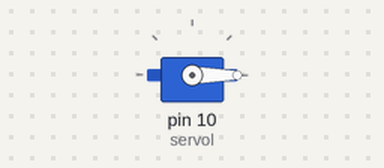
Simulated run of this sketch. Board: Arduino Uno, built with avr-gcc and run on an emulated ATmega328P. Shown: servo.

Above: at 0.05 s.
At 4.25 s:
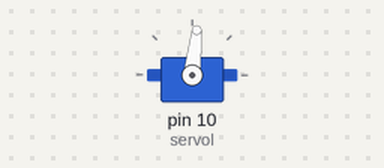
At 8.55 s:
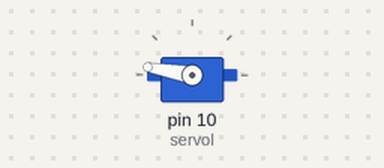
At 17.05 s:
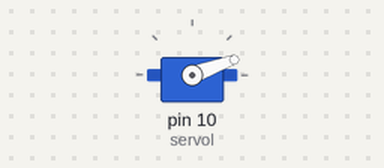
Timing chart, 0 to 23.5 s (numbered marks = the images above):
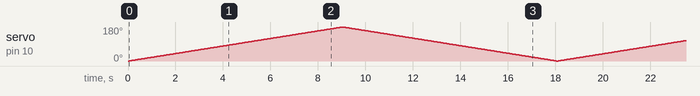

The sketch:

while.ino
```cpp
#include<Servo.h>

Servo servol;

void setup()
{
 servol.attach(10);//Data Ucu
}

void loop()
{
  for(int i = 0; i<=180; i++)
  {
    servol.write(i);
    delay(50);
    }
    for(int i=179; i>=0; i--)
    {
      servol.write(i);
    delay(50);

      }


}
```
